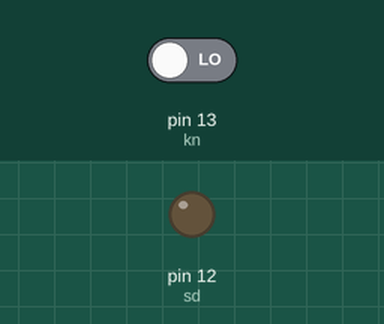
A sketch run on a simulated Arduino Uno, built with avr-gcc and run on an emulated ATmega328P. Parts: output pins drawn as LEDs (lit = HIGH). The test bench sets the inputs (shaded band); at power-on: pin 13 (kn) LOW.

Above: at 1.2 s.
1.3 s: pin 13 (kn) driven HIGH
At 2.3 s:
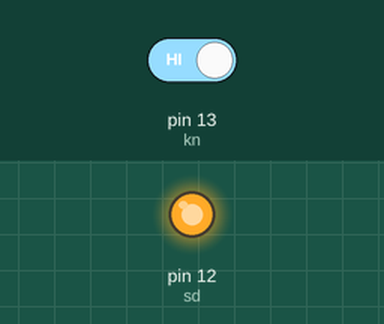
Timing chart, 0 to 4.3 s (numbered marks = the images above; inputs shaded):
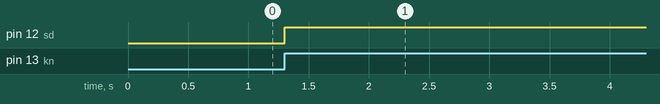

Measured:
- after the input at 1.3 s, pin 12 (sd): LOW → HIGH at once

The sketch:

_______.ino
```cpp
int kn = 13;    //button
int sd = 12;      //LCD
boolean key = false;

void setup()
{
pinMode(kn, INPUT);
pinMode(sd, OUTPUT);
}

void loop()
{
 if (digitalRead(kn) == HIGH && key == true)
 {
 //digitalWrite(sd, HIGH);
 key = false ;
 }
  if (digitalRead(kn) == HIGH && key == false)
 {
 key = true;
 }

 if (key == true){
 digitalWrite(sd, HIGH);
 } else {digitalWrite(sd, LOW); }
}
```
